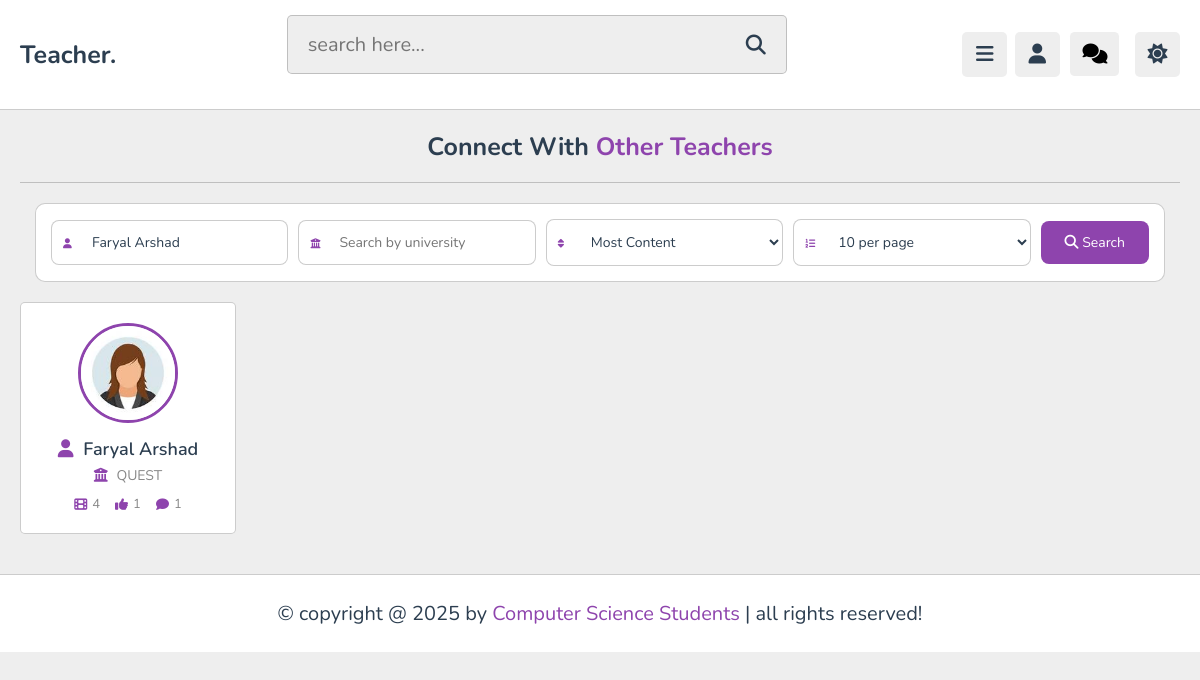
The page /admin/other_teacher.php?name=Faryal Arshad (signed in) on the database its author committed.
### tables this page shows
CREATE TABLE `tutors` (
  `id` varchar(20) NOT NULL,
  `name` varchar(50) NOT NULL,
  `username` varchar(50) NOT NULL,
  `profession` varchar(50) NOT NULL,
  `email` varchar(50) NOT NULL,
  `password` varchar(50) NOT NULL,
  `image` varchar(100) NOT NULL,
  `gender` varchar(255) DEFAULT NULL,
  `faculty` varchar(255) DEFAULT NULL,
  `batch` varchar(255) DEFAULT NULL,
  `university` varchar(225) DEFAULT NULL,
  `status` enum('Pending','Approved','Rejected') DEFAULT 'Pending',
  `last_active` timestamp NULL DEFAULT NULL,
  `departments` varchar(254) NOT NULL
);

### admin/other_teacher.php (the view, shortened to what this page needs)
<?php
include '../components/connect.php';
if(isset($_COOKIE['tutor_id'])){
    $tutor_id = $_COOKIE['tutor_id'];
}else{
    $tutor_id = '';
    header('location:../login1.php');
    exit();
}
$search_name = isset($_GET['name']) ? trim($_GET['name']) : '';
$search_university = isset($_GET['university']) ? trim($_GET['university']) : '';
$sort = isset($_GET['sort']) ? $_GET['sort'] : 'most_content';
$allowed_limits = [5,10,20,50];
$limit_param = isset($_GET['limit']) && ctype_digit($_GET['limit']) ? (int)$_GET['limit'] : 10;
$limit = in_array($limit_param, $allowed_limits, true) ? $limit_param : 10;
$page = isset($_GET['page']) && ctype_digit($_GET['page']) && (int)$_GET['page'] > 0 ? (int)$_GET['page'] : 1;
$offset = ($page - 1) * $limit;
$where = "WHERE t.id != ? AND t.status = 'Approved'";
$params = [$tutor_id];
if ($search_name !== '') {
    $where .= " AND t.name LIKE ?";
    $params[] = "%$search_name%";
}
if ($sort === 'most_likes') {
    $orderBy = " ORDER BY like_count DESC, content_count DESC, comment_count DESC, t.name ASC";
} elseif ($sort === 'most_comments') {
    $orderBy = " ORDER BY comment_count DESC, content_count DESC, like_count DESC, t.name ASC";
} else {
    $orderBy = " ORDER BY content_count DESC, like_count DESC, comment_count DESC, t.name ASC";
}
$sql = "SELECT t.*,
COALESCE(cstats.content_count,0) AS content_count,
COALESCE(lstats.like_count,0) AS like_count,
COALESCE(cmstats.comment_count,0) AS comment_count
FROM `tutors` t
LEFT JOIN (SELECT tutor_id, COUNT(*) AS content_count FROM `content` GROUP BY tutor_id) cstats ON cstats.tutor_id = t.id
LEFT JOIN (SELECT tutor_id, COUNT(*) AS like_count FROM `likes` GROUP BY tutor_id) lstats ON lstats.tutor_id = t.id
LEFT JOIN (SELECT tutor_id, COUNT(*) AS comment_count FROM `comments` GROUP BY tutor_id) cmstats ON cmstats.tutor_id = t.id
$where
$orderBy
LIMIT $limit OFFSET $offset";
$select_teachers = $conn->prepare($sql);
$select_teachers->execute($params);
$teachers = $select_teachers->fetchAll(PDO::FETCH_ASSOC);
?>
<!DOCTYPE html>
<html lang="en">
<head>
   <link rel="stylesheet" href="https://cdnjs.cloudflare.com/ajax/libs/font-awesome/6.2.0/css/all.min.css">
   <link rel="stylesheet" href="../css/admin_style.css">
</head>
<body>
<?php include '../components/admin_header.php'; ?>
<section class="teachers-section">
   <h1 class="heading " style="text-align: center;">Connect with <span style="color:var(--main-color);">Other Teachers</span></h1>
   <div class="search-container">
      <form method="get" class="search-form">
         <div class="search-row">
            <div class="search-field">
               <i class="fas fa-user"></i>
               <input type="text" name="name" value="<?= htmlspecialchars($search_name); ?>" placeholder="Search by teacher name" maxlength="100">
            </div>
            <div class="search-field">
               <i class="fas fa-university"></i>
               <input type="text" name="university" value="<?= htmlspecialchars($search_university); ?>" placeholder="Search by university" maxlength="100">
            </div>
            <div class="search-field">
               <i class="fas fa-sort"></i>
               <select name="sort">
                  <option value="most_content" <?= $sort==='most_content'?'selected':''; ?>>Most Content</option>
               </select>
            </div>
            <div class="search-field">
               <i class="fas fa-list-ol"></i>
               <select name="limit">
                  <?php foreach ([5,10,20,50] as $opt): ?>
                     <option value="<?= $opt; ?>" <?= $limit===$opt?'selected':''; ?>><?= $opt; ?> per page</option>
                  <?php endforeach; ?>
               </select>
            </div>
            <button type="submit" class="search-btn">
               <i class="fas fa-search"></i> Search
            </button>
         </div>
      </form>
   </div>
   <div class="teachers-grid">
      <?php if(empty($teachers)): ?>
         <p class="empty">No other teachers found!</p>
      <?php else: ?>
         <?php foreach($teachers as $teacher): ?>
            <div class="teacher-card" data-teacher-id="<?= $teacher['id']; ?>"
                 data-teacher-name="<?= $teacher['name']; ?>"
                 data-teacher-email="<?= isset($teacher['email']) ? $teacher['email'] : ''; ?>"
                 data-teacher-university="<?= isset($teacher['university']) ? $teacher['university'] : 'N/A'; ?>"
                 data-teacher-likes="<?= isset($teacher['like_count']) ? (int)$teacher['like_count'] : 0; ?>"
                 data-teacher-comments="<?= isset($teacher['comment_count']) ? (int)$teacher['comment_count'] : 0; ?>"
                 data-teacher-lectures="<?= isset($teacher['content_count']) ? (int)$teacher['content_count'] : 0; ?>">
               <?php if(!empty($teacher['image']) && file_exists('../uploaded_files/' . $teacher['image'])): ?>
                  <img src="../uploaded_files/<?= $teacher['image']; ?>" alt="<?= htmlspecialchars($teacher['name']); ?>" class="teacher-image">
               <?php else: ?>
                  <img src="../images/default-avatar.png" alt="Default Profile" class="teacher-image">
               <?php endif; ?>
               <div class="teacher-name">
                  <i class="fas fa-user"></i> <?= htmlspecialchars($teacher['name']); ?>
               </div>
               <p class="teacher-university">
                  <i class="fas fa-university"></i> <?= strtoupper(htmlspecialchars($teacher['university'])); ?>
               </p>
               <div class="teacher-stats-inline">
                  <span><i class="fas fa-film"></i> <?= (int)$teacher['content_count']; ?></span>
                  <span><i class="fas fa-thumbs-up"></i> <?= (int)$teacher['like_count']; ?></span>
                  <span><i class="fas fa-comment"></i> <?= (int)$teacher['comment_count']; ?></span>
               </div>
            </div>
         <?php endforeach; ?>
      <?php endif; ?>
   </div>
</section>
<?php include '../components/footer.php'; ?>
</body>
</html>

### css/admin_style.css (style rules this page uses)
:root { --main-color:#8e44ad; --red:#e74c3c; --oragen:#f39c12; --white:#fff; --black:#2c3e50; --light-color:#888; --light-bg:#eee; --border:.1rem solid rgba(0,0,0,.2); }
* { font-family: 'Nunito', sans-serif; margin: 0; padding: 0; box-sizing: border-box; outline: none; border: none; text-decoration: none; }
html { font-size: 62.5%; overflow-x: hidden; }
body { background-color: var(--light-bg); padding-left: 30rem; }
section { padding:2rem; max-width: 1200px; margin: 0 auto; }
.heading { padding-bottom: 1.8rem; border-bottom: var(--border); font-size: 2.5rem; color: var(--black); text-transform: capitalize; margin-bottom: 2rem; }
@media (max-width:1200px) { body { padding-left: 0; } }

### admin/other_teacher.php (style rules this page uses)
.search-container { max-width: 1200px; margin: 2rem auto; padding: 0 1.5rem; }
.search-form { background: var(--white); padding: 1.5rem; border-radius: 10px; box-shadow: var(--box-shadow); margin-bottom: 2rem; border: var(--border); }
.search-row { display: flex; gap: 1rem; flex-wrap: wrap; align-items: center; }
.search-field { position: relative; flex: 1; min-width: 200px; }
.search-field i { position: absolute; left: 12px; top: 50%; transform: translateY(-50%); color: var(--main-color); z-index: 2; }
.search-field input, .search-field select { width: 100%; padding: 12px 15px 12px 40px; border: var(--border); border-radius: 8px; font-size: 1.4rem; color: var(--black); background: var(--white); transition: all 0.3s; }
.search-btn { background: var(--main-color); color: var(--white); border: none; padding: 12px 24px; border-radius: 8px; cursor: pointer; font-size: 1.4rem; transition: all 0.3s; }
.teachers-section { padding: 2rem; margin-bottom: 2rem; }
.teachers-grid { display: grid; grid-template-columns: repeat(auto-fill, minmax(200px, 1fr)); gap: 2rem; margin-top: 2rem; }
.teacher-card { background: var(--white); border: var(--border); border-radius: .5rem; padding: 2rem; text-align: center; box-shadow: var(--box-shadow); transition: all 0.3s ease; cursor: pointer; }
.teacher-image { width: 10rem; height: 10rem; border-radius: 50%; object-fit: cover; margin-bottom: 1rem; border: 3px solid var(--main-color); }
.teacher-name { font-size: 1.8rem; color: var(--black); margin-bottom: .5rem; font-weight: 600; }
.teacher-name i { color: var(--main-color); margin-right: .5rem; }
.teacher-university { font-size: 1.4rem; color: var(--light-color); margin-bottom: 1rem; }
.teacher-university i { color: var(--main-color); margin-right: .5rem; }
.teacher-stats-inline { display: flex; justify-content: center; gap: 1.5rem; font-size: 1.3rem; color: var(--light-color); }
.teacher-stats-inline span { display: flex; align-items: center; gap: .5rem; }
.teacher-stats-inline i { color: var(--main-color); }

### rows shown on the page
tutors: image (picture), name "Faryal Arshad", university "QUEST", content_count "4", like_count "1", comment_count "1"

### other values the page prints
form field limit "10 per page"
